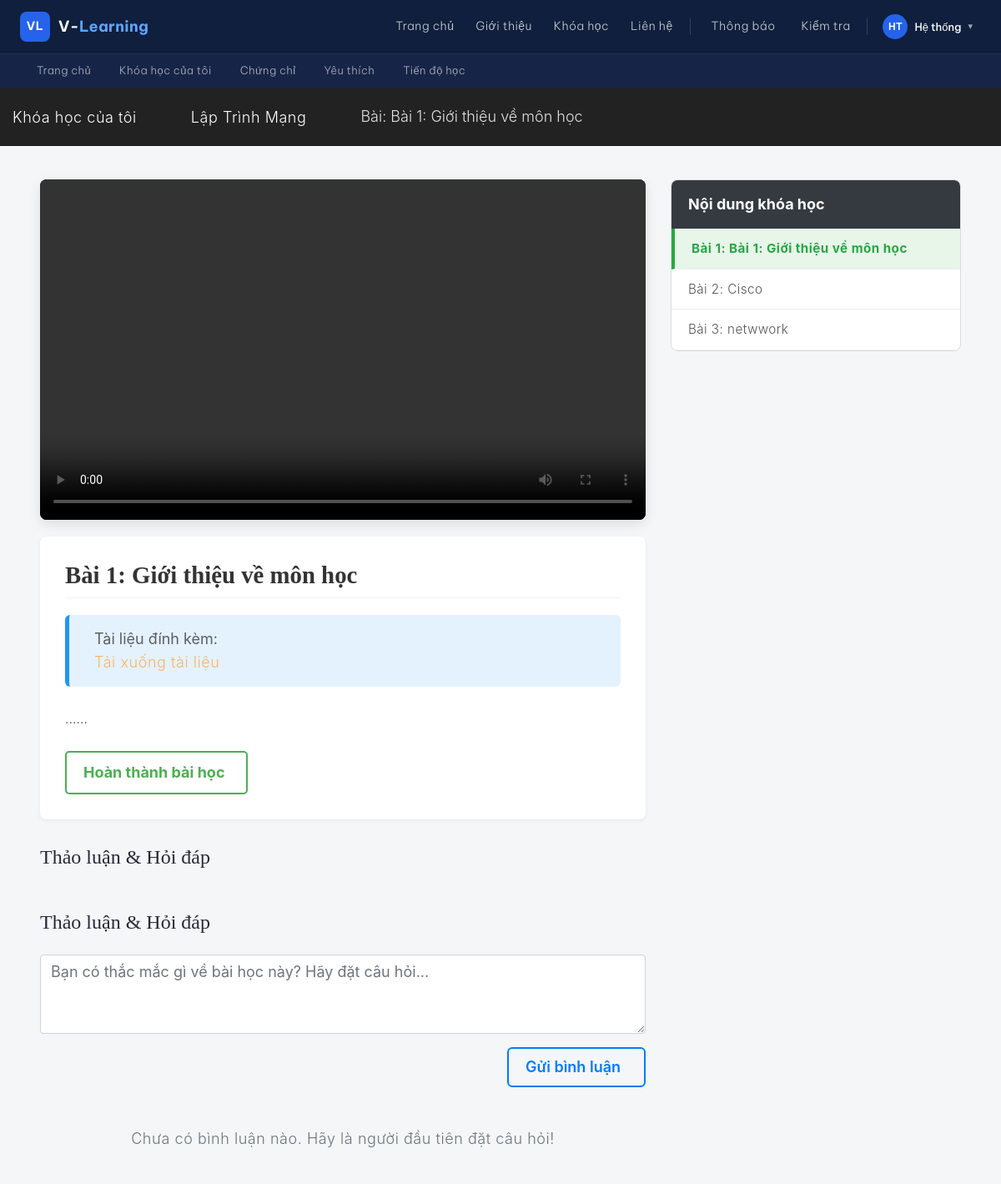
/learning.php?id=5 (signed in), run on the app's committed database.
### tables this page shows
CREATE TABLE `courses` (
  `id` int NOT NULL,
  `category_id` int DEFAULT NULL,
  `title` varchar(255) DEFAULT NULL,
  `description` text,
  `thumbnail` varchar(255) DEFAULT NULL,
  `price` decimal(10,2) NOT NULL DEFAULT '0.00',
  `status` enum('draft','published','archived') NOT NULL DEFAULT 'draft',
  `updated_at` timestamp NOT NULL DEFAULT CURRENT_TIMESTAMP ON UPDATE CURRENT_TIMESTAMP,
  `slug` varchar(255) NOT NULL,
  `teacher_id` int DEFAULT NULL,
  `created_at` datetime DEFAULT CURRENT_TIMESTAMP
);

CREATE TABLE `lessons` (
  `id` int NOT NULL,
  `course_id` int DEFAULT NULL,
  `title` varchar(255) DEFAULT NULL,
  `video_url` varchar(255) DEFAULT NULL,
  `audio_url` varchar(255) DEFAULT NULL,
  `content` text,
  `attachment` varchar(255) DEFAULT NULL,
  `created_at` datetime DEFAULT CURRENT_TIMESTAMP
);

### learning.php (the view, shortened to what this page needs)
<?php
include 'config.php';
$lesson_id = isset($_GET['id']) ? intval($_GET['id']) : 0;
$course_id = isset($_GET['course_id']) ? intval($_GET['course_id']) : 0;
if ($lesson_id > 0) {
    $stmt = $conn->prepare("SELECT * FROM lessons WHERE id = ?");
    $stmt->bind_param("i", $lesson_id);
    $stmt->execute();
    $current_lesson = $stmt->get_result()->fetch_assoc();
    if ($current_lesson) {
        $course_id = $current_lesson['course_id'];
    } else {
        die("Bài học không tồn tại!");
    }
} else {
    header("Location: courses_list.php");
    exit;
}
$course_info = $conn->query("SELECT title, teacher_id FROM courses WHERE id = $course_id")->fetch_assoc();
$all_lessons = $conn->query("SELECT id, title FROM lessons WHERE course_id = $course_id ORDER BY id ASC");
?>
<?php include 'header.php'; ?>
<div class="breadcrumbs-custom bg-image context-dark" style="background-color: #222; padding: 20px 0;">
    <div class="container">
        <ul class="breadcrumbs-custom-path text-left">
            <li><a href="profile.php">Khóa học của tôi</a></li>
            <li><a href="course_details.php?id=<?= $course_id ?>"><?= htmlspecialchars($course_info['title']) ?></a></li>
            <li class="active">Bài: <?= htmlspecialchars($current_lesson['title']) ?></li>
        </ul>
    </div>
</div>
<section class="learning-container">
    <div class="container-fluid px-md-5">
        <div class="row">
            <div class="col-lg-8">
                <?php if (!empty($current_lesson['video_url'])): ?>
                <div class="video-wrapper">
                    <?php
                        $vid_url = $current_lesson['video_url'];
                        if (strpos($vid_url, 'uploads/') !== false) {
                    ?>
                            <video controls controlsList="nodownload" oncontextmenu="return false;">
                                <source src="/Learning/<?= $vid_url ?>" type="video/mp4">
                            </video>
                    <?php
                        }
                    ?>
                </div>
                <?php endif; ?>
                <div class="lesson-main-content">
                    <h1 class="lesson-title"><?= htmlspecialchars($current_lesson['title']) ?></h1>
                    <hr>
                    <?php if (!empty($current_lesson['attachment'])): ?>
                        <div class="attachment-box">
                            <div>
                                <strong>Tài liệu đính kèm:</strong><br>
                                <a href="/Learning/<?= $current_lesson['attachment'] ?>" target="_blank" class="text-primary text-decoration-none">
                                    <i class="mdi mdi-download"></i> Tải xuống tài liệu
                                </a>
                            </div>
                        </div>
                    <?php endif; ?>
                    <?php if (!empty($current_lesson['content'])): ?>
                        <div class="text-content">
                            <?= html_entity_decode($current_lesson['content']) ?>
                        </div>
                    <?php else: ?>
                        <p class="text-muted text-center mt-3"><i>(Bài học này không có nội dung văn bản)</i></p>
                    <?php endif; ?>
                    <div class="mt-4 text-end">
                    <button onclick="alert('Đã lưu tiến độ học tập!')"
                        style="border: 2px solid #4CAF50;
                            border-radius: 5px;
                            padding: 10px 20px;
                            background-color: transparent;
                            color: #4CAF50;
                            font-weight: bold;
                            cursor: pointer;
                            display: flex;
                            align-items: center;
                            gap: 5px;">
                        Hoàn thành bài học <i class="mdi mdi-check-circle"></i>
                    </button>
                    </div>
                </div>
                <div class="mt-4">
                    <h4 class="mb-3">Thảo luận & Hỏi đáp</h4>
                    <?php include 'comments.php'; ?>
                </div>
            </div>
            <div class="col-lg-4 d-none d-lg-block">
                <div class="playlist-box">
                    <div class="playlist-header">
                        <i class="mdi mdi-format-list-bulleted"></i> Nội dung khóa học
                    </div>
                    <ul class="lesson-list">
                        <?php
                        $i = 1;
                        if ($all_lessons->num_rows > 0):
                            while ($l = $all_lessons->fetch_assoc()):
                                $isActive = ($l['id'] == $lesson_id) ? 'active' : '';
                        ?>
                            <li>
                                <a href="learning.php?id=<?= $l['id'] ?>" class="<?= $isActive ?>">
                                    Bài <?= $i++ ?>: <?= htmlspecialchars($l['title']) ?>
                                </a>
                            </li>
                        <?php
                            endwhile;
                        else:
                        ?>
                            <li class="p-3 text-muted">Chưa có bài học nào.</li>
                        <?php endif; ?>
                    </ul>
                </div>
            </div>
            </div>
    </div>
</section>
<?php include 'footer.php'; ?>

### header.php (style rules this page uses)
* { box-sizing: border-box; }

### learning.php (style rules this page uses)
.learning-container { padding: 40px 0; background: #f4f6f8; min-height: 80vh; }
.video-wrapper { position: relative; padding-bottom: 56.25%; height: 0; background: #000; border-radius: 8px; overflow: hidden; box-shadow: 0 5px 15px rgba(0,0,0,0.1); margin-bottom: 20px; }
.video-wrapper iframe, .video-wrapper video { position: absolute; top: 0; left: 0; width: 100%; height: 100%; }
.lesson-main-content { background: #fff; padding: 30px; border-radius: 8px; box-shadow: 0 2px 5px rgba(0,0,0,0.05); margin-bottom: 30px; }
.lesson-title { font-weight: 700; color: #333; margin-bottom: 10px; font-size: 1.8rem; }
.attachment-box { background: #e3f2fd; padding: 15px; border-radius: 6px; border-left: 5px solid #2196f3; margin-top: 20px; display: flex; align-items: center; }
.playlist-box { background: #fff; border-radius: 8px; border: 1px solid #ddd; overflow: hidden; position: sticky; top: 20px; }
.playlist-header { background: #343a40; color: #fff; padding: 15px 20px; font-weight: bold; }
.lesson-list { list-style: none; padding: 0; margin: 0; max-height: 500px; overflow-y: auto; }
.lesson-list li a { display: block; padding: 12px 20px; border-bottom: 1px solid #eee; color: #555; text-decoration: none; transition: 0.2s; font-size: 0.95rem; }
.lesson-list li a.active { background: #e8f5e9; color: #28a745; font-weight: bold; border-left: 4px solid #28a745; }
.text-content { font-size: 1rem; line-height: 1.8; color: #333; text-align: justify; }

### data on the page
courses: title "Lập Trình Mạng"
lessons: title "Bài 1: Giới thiệu về môn học", content "......"
lessons: title "Cisco"
lessons: title "netwwork"

### other printed values
$initials "HT"
$fullname "Hệ thống"
